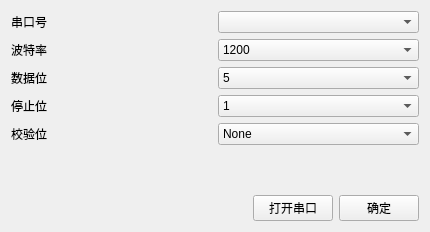
<?xml version="1.0" encoding="UTF-8"?>
<ui version="4.0">
 <class>Settings</class>
 <widget class="QWidget" name="Settings">
  <property name="geometry">
   <rect>
    <x>0</x>
    <y>0</y>
    <width>430</width>
    <height>232</height>
   </rect>
  </property>
  <property name="windowTitle">
   <string>Form</string>
  </property>
  <property name="styleSheet">
   <string notr="true">font: 12pt &quot;微软雅黑&quot;;</string>
  </property>
  <layout class="QVBoxLayout" name="verticalLayout">
   <item>
    <layout class="QGridLayout" name="gridLayout">
     <item row="0" column="0">
      <widget class="QLabel" name="label">
       <property name="text">
        <string>串口号</string>
       </property>
      </widget>
     </item>
     <item row="0" column="1">
      <widget class="QComboBox" name="comboBox_Port"/>
     </item>
     <item row="1" column="0">
      <widget class="QLabel" name="label_2">
       <property name="text">
        <string>波特率</string>
       </property>
      </widget>
     </item>
     <item row="1" column="1">
      <widget class="QComboBox" name="comboBox_Baud">
       <item>
        <property name="text">
         <string>1200</string>
        </property>
       </item>
       <item>
        <property name="text">
         <string>2400</string>
        </property>
       </item>
       <item>
        <property name="text">
         <string>4800</string>
        </property>
       </item>
       <item>
        <property name="text">
         <string>9600</string>
        </property>
       </item>
       <item>
        <property name="text">
         <string>19200</string>
        </property>
       </item>
       <item>
        <property name="text">
         <string>38400</string>
        </property>
       </item>
       <item>
        <property name="text">
         <string>57600</string>
        </property>
       </item>
       <item>
        <property name="text">
         <string>115200</string>
        </property>
       </item>
      </widget>
     </item>
     <item row="2" column="0">
      <widget class="QLabel" name="label_3">
       <property name="text">
        <string>数据位</string>
       </property>
      </widget>
     </item>
     <item row="2" column="1">
      <widget class="QComboBox" name="comboBox_DataBit">
       <item>
        <property name="text">
         <string>5</string>
        </property>
       </item>
       <item>
        <property name="text">
         <string>6</string>
        </property>
       </item>
       <item>
        <property name="text">
         <string>7</string>
        </property>
       </item>
       <item>
        <property name="text">
         <string>8</string>
        </property>
       </item>
      </widget>
     </item>
     <item row="3" column="0">
      <widget class="QLabel" name="label_4">
       <property name="text">
        <string>停止位</string>
       </property>
      </widget>
     </item>
     <item row="3" column="1">
      <widget class="QComboBox" name="comboBox_StopBit">
       <item>
        <property name="text">
         <string>1</string>
        </property>
       </item>
       <item>
        <property name="text">
         <string>1.5</string>
        </property>
       </item>
       <item>
        <property name="text">
         <string>2</string>
        </property>
       </item>
      </widget>
     </item>
     <item row="4" column="0">
      <widget class="QLabel" name="label_5">
       <property name="text">
        <string>校验位</string>
       </property>
      </widget>
     </item>
     <item row="4" column="1">
      <widget class="QComboBox" name="comboBox_CheckBit">
       <item>
        <property name="text">
         <string>None</string>
        </property>
       </item>
       <item>
        <property name="text">
         <string>Odd</string>
        </property>
       </item>
       <item>
        <property name="text">
         <string>Even</string>
        </property>
       </item>
       <item>
        <property name="text">
         <string>Space</string>
        </property>
       </item>
       <item>
        <property name="text">
         <string>Mark</string>
        </property>
       </item>
      </widget>
     </item>
    </layout>
   </item>
   <item>
    <spacer name="verticalSpacer">
     <property name="orientation">
      <enum>Qt::Vertical</enum>
     </property>
     <property name="sizeHint" stdset="0">
      <size>
       <width>20</width>
       <height>40</height>
      </size>
     </property>
    </spacer>
   </item>
   <item>
    <layout class="QHBoxLayout" name="horizontalLayout">
     <item>
      <spacer name="horizontalSpacer">
       <property name="orientation">
        <enum>Qt::Horizontal</enum>
       </property>
       <property name="sizeType">
        <enum>QSizePolicy::Expanding</enum>
       </property>
       <property name="sizeHint" stdset="0">
        <size>
         <width>40</width>
         <height>20</height>
        </size>
       </property>
      </spacer>
     </item>
     <item>
      <widget class="QPushButton" name="OpenButton">
       <property name="text">
        <string>打开串口</string>
       </property>
      </widget>
     </item>
     <item>
      <widget class="QPushButton" name="Button_OK">
       <property name="text">
        <string>确定</string>
       </property>
      </widget>
     </item>
    </layout>
   </item>
  </layout>
 </widget>
 <resources/>
 <connections/>
</ui>
